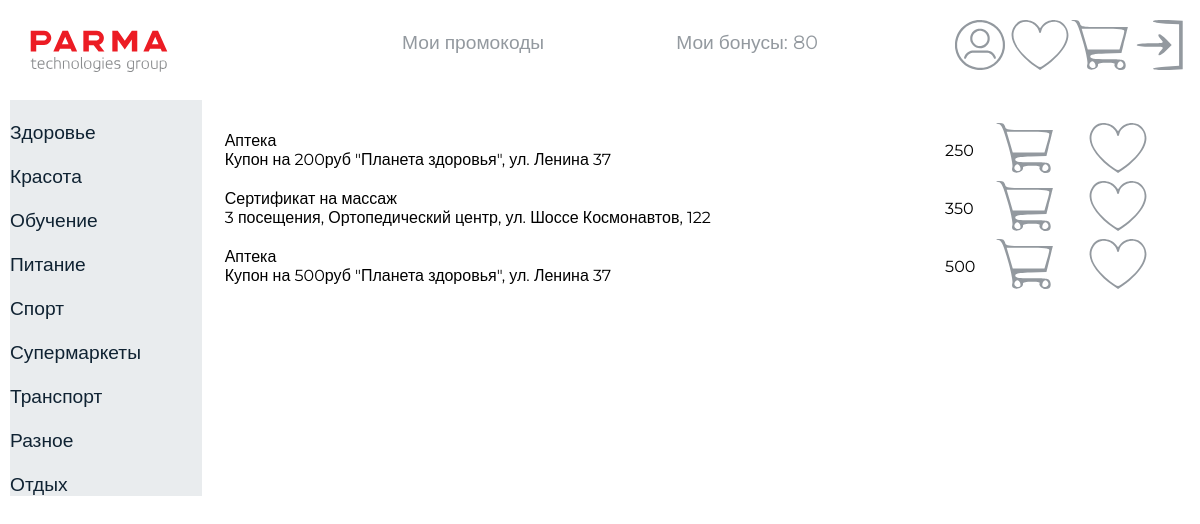
Page /catalog.php?id=2 (signed in) on the committed database.
### tables this page shows
CREATE TABLE `categories` (
  `id` int NOT NULL,
  `name` varchar(30) NOT NULL
);

CREATE TABLE `items` (
  `id` int NOT NULL,
  `name` varchar(30) NOT NULL,
  `description` varchar(150) NOT NULL,
  `price` int NOT NULL,
  `promo` varchar(30) NOT NULL,
  `count` int NOT NULL DEFAULT '0',
  `category_id` int NOT NULL
);

### catalog.php (the view, shortened to what this page needs)
<?php
    if (isset($_GET['id'])) {
        $categoryId = $_GET['id'];
    } else {
        echo 'Идентификатор категории не указан.';
    }
?>
<!DOCTYPE html>
<html lang="en">
<head>
    <link rel="stylesheet" href="../css/style.css">
</head>
<body>
    <?php require 'components/header.php';?>
    <div class="main">
        <?php require 'components/categories.php';?>
        <div class="inform">
            <div class="informcat">
                <table width=100%>
                    <?php
                        $conn = new mysqli($host, $user, $pass, $data);
                        $itemsSql = "SELECT * FROM items WHERE category_id = $categoryId";
                        $itemsResult = $conn->query($itemsSql);
                        if ($itemsResult->num_rows > 0) {
                            while ($itemRow = $itemsResult->fetch_assoc()) {
                                echo '<tr>';
                                echo '<td>';
                                echo '    <p>' . $itemRow['name'] . '</p>';
                                echo '    <p>' . $itemRow['description'] . '</p>';
                                echo '</td>';
                                echo '<td>';
                                echo '    <p>' . $itemRow['price'] . '</p>';
                                echo '</td>';
                                echo '<td>';
                                echo"<img src='../images/basket.svg' width='60px' height='50px' alt='Добавить в корзину' style='cursor: pointer;' onclick='postAddToBasket({$itemRow['id']}, {$_SESSION['user_id']});'>";
                                echo '</td>';
                                echo '<td>';
                                echo"<img src='../images/like.svg' width='60px' height='50px' alt='Добавить в избранное' style='cursor: pointer;' onclick='postAddToFavorites({$itemRow['id']}, {$_SESSION['user_id']});'>";
                                echo '</td>';
                                echo '</tr>';
                            }
                        } else {
                            echo 'Нет товаров в данной категории';
                        }
                    ?>
                </table>
            </div>
        </div>
    </div>
</body>
</html>

### components/categories.php (shortened to what this page needs)
<?php
require_once 'components/config.php';
$conn = new mysqli($host, $user, $pass, $data);
$sql = "SELECT * FROM categories";
$result = $conn->query($sql);
echo "<div class='categories'>";
    if ($result->num_rows > 0) {
        while ($row = $result->fetch_assoc()) {
            $categoryName = $row['name'];
            echo '<div class="stranica"><a href="catalog.php?id=' . $row['id'] . '">' . $categoryName . '</a></div>';
        }
    } else {
        echo 'Нет категорий.';
    }
?>
</div>

### css/style.css (style rules this page uses)
* { margin: 0px; }
body { background-color: #FFFFFF; font-family: 'Montserrat', sans-serif, Arial; }
.stranica { margin-top: 20px; color: #93999F; }
.stranica>a { display: block; font-size: 1.2em; }
.main { display: flex; flex-direction: row; margin-left: 10px; }
.categories { background-color: #E9ECEE; width: 20%; height: 100%; }
.categories>.stranica>a { color: #0F2232; text-decoration: none; }
.inform { margin: 20px; width: 100%; display: flex; flex-direction: column; }
a:link, a:visited, a:hover, a:active { color: inherit; text-decoration: none; }

### rows in the picture
categories: name "Здоровье"
categories: name "Красота"
categories: name "Обучение"
categories: name "Питание"
categories: name "Спорт"
categories: name "Супермаркеты"
categories: name "Транспорт"
categories: name "Разное"
categories: name "Отдых"
items: name "Аптека", description "Купон на 200руб \"Планета здоровья\", ул. Ленина 37", price "250"
items: name "Сертификат на массаж", description "3 посещения, Ортопедический центр, ул. Шоссе Космонавтов, 122", price "350"
items: name "Аптека", description "Купон на 500руб \"Планета здоровья\", ул. Ленина 37", price "500"

### other values in the picture
$_SESSION['user_balance'] "80"
